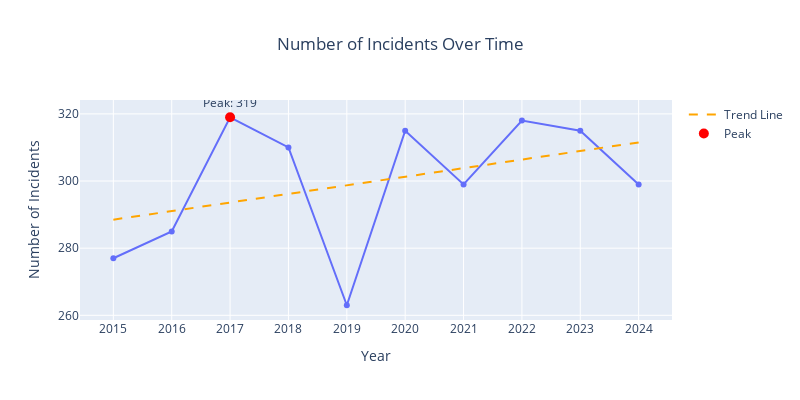

Notebook code cell kept with this figure:
### Markdown cell above
Cybersecurity Threats Over the Years

### Code cell
import plotly.express as px
import plotly.graph_objects as go
import numpy as np

incident_trends = cybersec.groupby('Year', observed=False).size().reset_index(name='Incident Count')

# Tính trend line
x = incident_trends['Year']
y = incident_trends['Incident Count']
coef = np.polyfit(x, y, 1)
trend = np.poly1d(coef)
incident_trends['Trend'] = trend(x)

# Tìm peak
max_idx = incident_trends['Incident Count'].idxmax()
max_year = incident_trends.loc[max_idx, 'Year']
max_value = incident_trends.loc[max_idx, 'Incident Count']

# Vẽ biểu đồ chính
fig = px.line(incident_trends, x='Year', y='Incident Count',
              title='Number of Incidents Over Time',
              labels={'Year': 'Year', 'Incident Count': 'Number of Incidents'},
              markers=True)

# Thêm đường xu hướng
fig.add_trace(go.Scatter(
    x=incident_trends['Year'],
    y=incident_trends['Trend'],
    mode='lines',
    name='Trend Line',
    line=dict(color='orange', dash='dash')
))

# Thêm điểm đỉnh
fig.add_trace(go.Scatter(
    x=[max_year],
    y=[max_value],
    mode='markers+text',
    name='Peak',
    marker=dict(color='red', size=10),
    text=[f"Peak: {max_value}"],
    textposition='top center'
))

fig.update_layout(title_x=0.5, xaxis=dict(tickmode='linear'), width=800, height=400)
fig.show()

### Figure 1 — Plotly figure (JSON) as saved in the notebook; plotly's stock layout.template omitted (floating-point values rounded to 4 significant figures)
{"data": [{"hovertemplate": "Year=%{x}<br>Number of Incidents=%{y}<extra></extra>", "legendgroup": "", "line": {"color": "#636efa", "dash": "solid"}, "marker": {"symbol": "circle"}, "mode": "lines+markers", "name": "", "orientation": "v", "showlegend": false, "type": "scatter", "x": [2015, 2016, 2017, 2018, 2019, 2020, 2021, 2022, 2023, 2024], "xaxis": "x", "y": [277, 285, 319, 310, 263, 315, 299, 318, 315, 299], "yaxis": "y"}, {"line": {"color": "orange", "dash": "dash"}, "mode": "lines", "name": "Trend Line", "type": "scatter", "x": [2015, 2016, 2017, 2018, 2019, 2020, 2021, 2022, 2023, 2024], "y": [288.5, 291.0, 293.6, 296.2, 298.7, 301.3, 303.8, 306.4, 309.0, 311.5]}, {"marker": {"color": "red", "size": 10}, "mode": "markers+text", "name": "Peak", "text": ["Peak: 319"], "textposition": "top center", "type": "scatter", "x": [2017], "y": [319]}], "layout": {"height": 400, "legend": {"tracegroupgap": 0}, "title": {"text": "Number of Incidents Over Time", "x": 0.5}, "width": 800, "xaxis": {"anchor": "y", "domain": [0, 1], "tickmode": "linear", "title": {"text": "Year"}}, "yaxis": {"anchor": "x", "domain": [0, 1], "title": {"text": "Number of Incidents"}}}}
